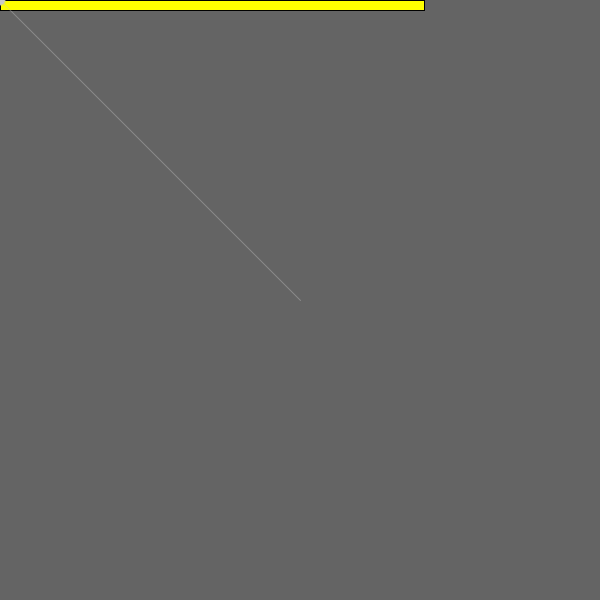
Frame 1 (no input)
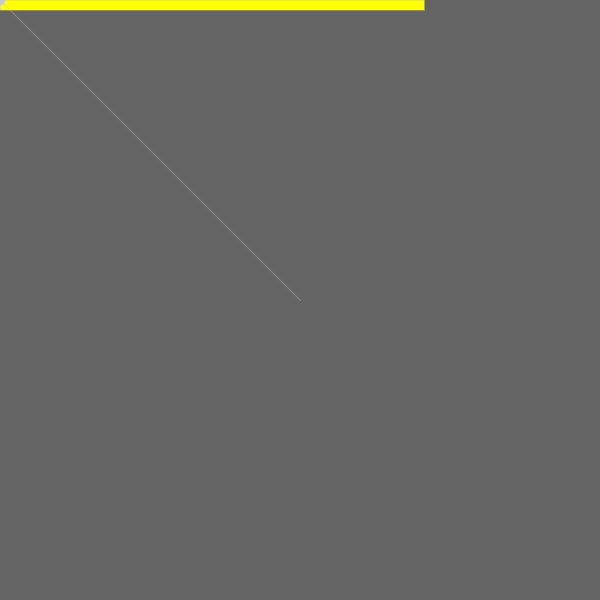
Frame 60 (the mouse pressed at the canvas centre just before this capture)
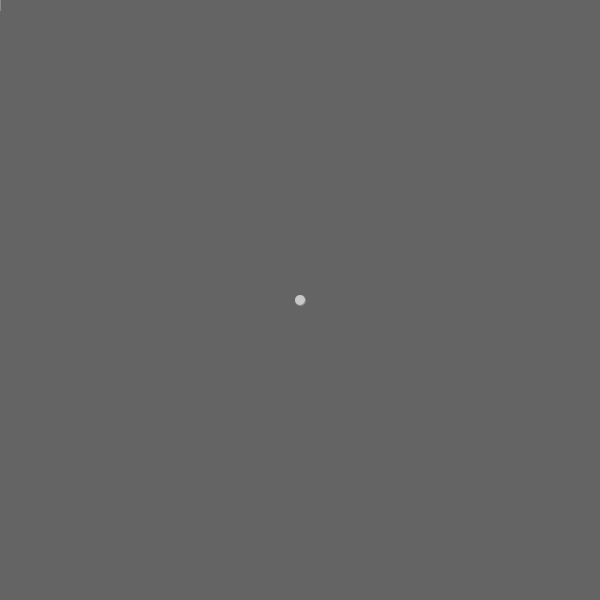
Frame 120 (the mouse held since frame 60 and released just before this capture)

The Processing sketch that drew these frames (run headless with seeded random() and noise(); from frame 60 on, the mouse is pressed at the canvas centre):

// Processing sketch: Example_01_05
// ── Example_01_05.pde
PVector mouse;
PVector centre;

void setup() {
  pixelDensity(displayDensity());
  size(600, 600);
  centre = new PVector(width/2, height/2);
}

void draw() {
  background(100);
  mouse = new PVector(mouseX, mouseY);
  mouse.sub(centre);
  fill(255, 255, 0);
  rectMode(CORNER);
  float m = mouse.mag();
  rect(0, 0, m, 10); 
  translate(width/2, height/2);
  stroke(200,100);
  line(0, 0, mouse.x, mouse.y);
  rectMode(CENTER);
  fill(200);
  ellipse(mouse.x, mouse.y, 10, 10);
}
